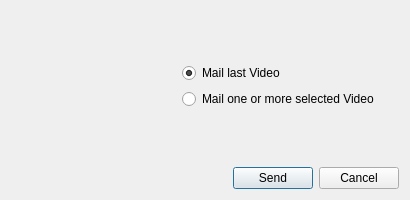
<?xml version="1.0" encoding="UTF-8"?>
<ui version="4.0">
 <class>MailDialog</class>
 <widget class="QDialog" name="MailDialog">
  <property name="geometry">
   <rect>
    <x>0</x>
    <y>0</y>
    <width>410</width>
    <height>200</height>
   </rect>
  </property>
  <property name="windowTitle">
   <string notr="true">Dialog</string>
  </property>
  <layout class="QVBoxLayout" name="verticalLayout">
   <item>
    <layout class="QHBoxLayout" name="horizontalLayout">
     <item>
      <widget class="QLabel" name="label">
       <property name="minimumSize">
        <size>
         <width>0</width>
         <height>0</height>
        </size>
       </property>
       <property name="maximumSize">
        <size>
         <width>150</width>
         <height>150</height>
        </size>
       </property>
       <property name="text">
        <string notr="true"/>
       </property>
       <property name="pixmap">
        <pixmap resource="../screencast.qrc">:/pictures/sem_soc_net.png</pixmap>
       </property>
       <property name="scaledContents">
        <bool>true</bool>
       </property>
      </widget>
     </item>
     <item>
      <layout class="QVBoxLayout" name="verticalLayout_2">
       <property name="leftMargin">
        <number>20</number>
       </property>
       <property name="rightMargin">
        <number>20</number>
       </property>
       <item>
        <spacer name="verticalSpacer">
         <property name="orientation">
          <enum>Qt::Vertical</enum>
         </property>
         <property name="sizeHint" stdset="0">
          <size>
           <width>20</width>
           <height>40</height>
          </size>
         </property>
        </spacer>
       </item>
       <item>
        <widget class="QRadioButton" name="mailRadioButton">
         <property name="text">
          <string>Mail last Video</string>
         </property>
         <property name="checked">
          <bool>true</bool>
         </property>
        </widget>
       </item>
       <item>
        <widget class="QRadioButton" name="mailSelectedRadioButton">
         <property name="text">
          <string>Mail one or more selected Video</string>
         </property>
        </widget>
       </item>
       <item>
        <spacer name="verticalSpacer_2">
         <property name="orientation">
          <enum>Qt::Vertical</enum>
         </property>
         <property name="sizeHint" stdset="0">
          <size>
           <width>20</width>
           <height>40</height>
          </size>
         </property>
        </spacer>
       </item>
      </layout>
     </item>
    </layout>
   </item>
   <item>
    <layout class="QHBoxLayout" name="horizontalLayout_2">
     <item>
      <spacer name="horizontalSpacer">
       <property name="orientation">
        <enum>Qt::Horizontal</enum>
       </property>
       <property name="sizeHint" stdset="0">
        <size>
         <width>40</width>
         <height>20</height>
        </size>
       </property>
      </spacer>
     </item>
     <item>
      <widget class="QPushButton" name="sendPushButton">
       <property name="text">
        <string>Send</string>
       </property>
      </widget>
     </item>
     <item>
      <widget class="QPushButton" name="cancelPushButton">
       <property name="text">
        <string>Cancel</string>
       </property>
      </widget>
     </item>
    </layout>
   </item>
  </layout>
 </widget>
 <resources>
  <include location="../screencast.qrc"/>
 </resources>
 <connections/>
</ui>
